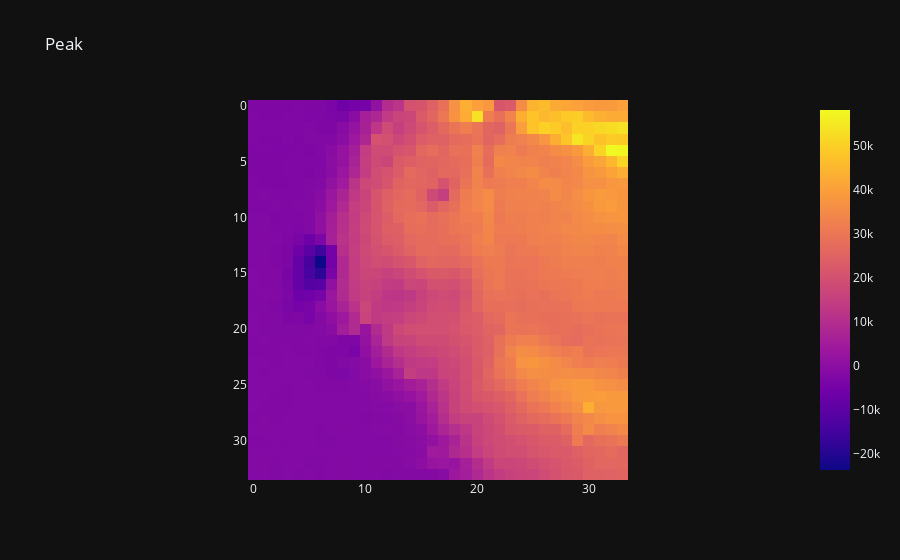

Here is the notebook cell this chart was saved with:
### Code cell
peak2 = [-7.5 * 10**5, 0, 0, 8 * 10**4, 10 * 10**4, 20 * 10**4, -11 * 10**4]
map_a.plotPhysicalComponent(peak2).show()

### Figure 1 — Plotly figure (JSON) as saved in the notebook; plotly's stock layout.template omitted (floating-point values rounded to 4 significant figures; data arrays with more than 128 entries replaced by an {"elided": "..."} marker saying what was removed)
{"data": [{"coloraxis": "coloraxis", "name": "0", "z": {"elided": "34x34 float values"}, "type": "heatmap", "xaxis": "x", "yaxis": "y", "hovertemplate": "x: %{x}<br>y: %{y}<br>color: %{z}<extra></extra>"}], "layout": {"xaxis": {"anchor": "y", "domain": [0.0, 1.0], "scaleanchor": "y", "constrain": "domain"}, "yaxis": {"anchor": "x", "domain": [0.0, 1.0], "autorange": "reversed", "constrain": "domain"}, "coloraxis": {"colorscale": [[0.0, "#0d0887"], [0.1111, "#46039f"], [0.2222, "#7201a8"], [0.3333, "#9c179e"], [0.4444, "#bd3786"], [0.5556, "#d8576b"], [0.6667, "#ed7953"], [0.7778, "#fb9f3a"], [0.8889, "#fdca26"], [1.0, "#f0f921"]]}, "title": {"text": "Peak"}}}
